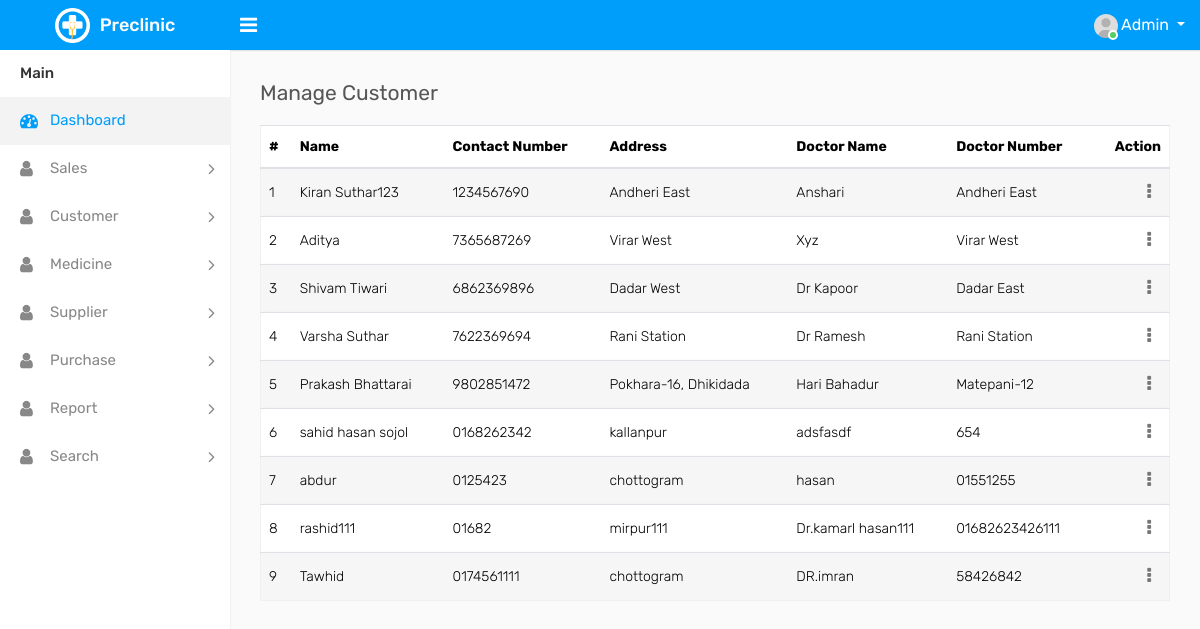
/manage_customer.php (signed in), run on an earlier commit of the app's database.
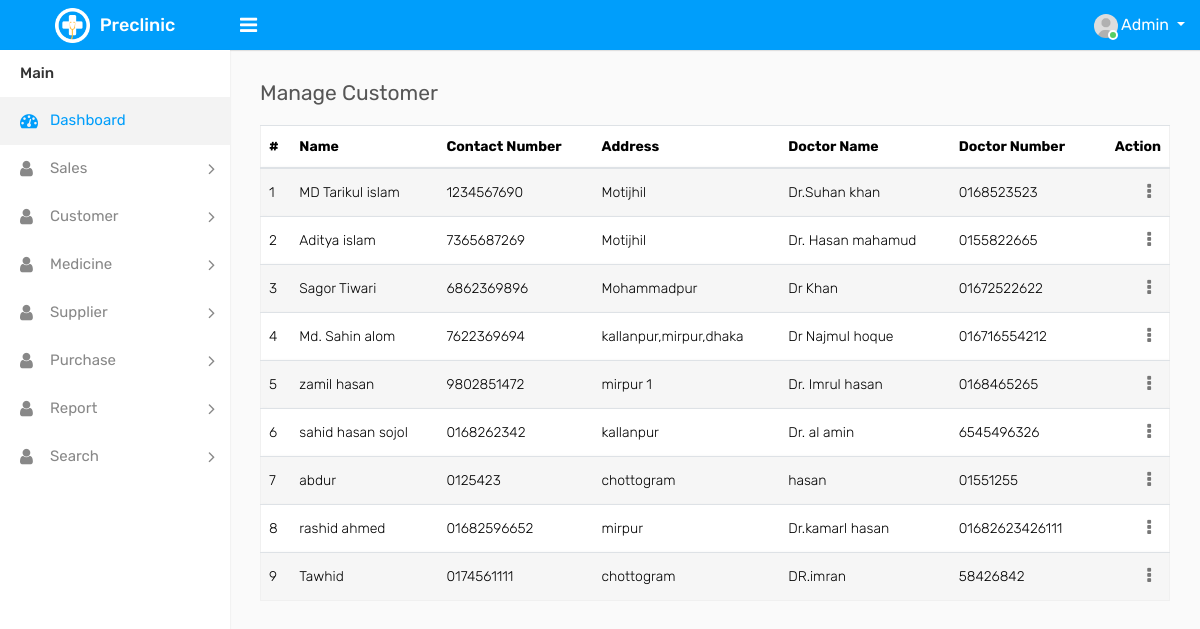
And on a later commit of the database.
### tables this page shows
CREATE TABLE `customers` (
  `ID` int(11) NOT NULL,
  `NAME` varchar(20) NOT NULL,
  `CONTACT_NUMBER` varchar(100) NOT NULL,
  `ADDRESS` varchar(100) NOT NULL,
  `DOCTOR_NAME` varchar(20) NOT NULL,
  `DOCTOR_NUMBER` varchar(100) NOT NULL
);

### manage_customer.php (the view, shortened to what this page needs)
<?php
include('include/db_conn.php');
include('include/header.php');
include('include/sidebar.php');
?>
<div class="page-wrapper">
    <div class="content">
        <div class="row">
            <div class="col-sm-12">
                <h4 class="page-title">Manage Customer</h4>
            </div>
        </div>
        <div class="row">
            <div class="col-md-12">
                <div class="table-responsive">
                    <table class="table table-striped custom-table mb-0 datatable">
                        <thead>
                            <tr>
                                <th>#</th>
                                <th>Name</th>
                                <th>Contact Number</th>
                                <th>Address</th>
                                <th>Doctor Name</th>
                                <th>Doctor Number</th>
                                <th class="text-right">Action</th>
                            </tr>
                        </thead>
                        <tbody>
                            <?php
                            $i = 1;
                                $sql = "select * from customers";
                                $table = mysqli_query($conn, $sql);
                                while($row = mysqli_fetch_assoc($table)){
                            ?>
                            <tr>
                                <td><?php echo $i++; ?></td>
                                <td><?php echo $row['NAME']; ?></td>
                                <td><?php echo $row['CONTACT_NUMBER']; ?></td>
                                <td><?php echo $row['ADDRESS']; ?></td>
                                <td><?php echo $row['DOCTOR_NAME']; ?></td>
                                <td><?php echo $row['DOCTOR_NUMBER']; ?></td>
                                <td class="text-right">
                                    <div class="dropdown dropdown-action">
                                        <a href="#" class="action-icon dropdown-toggle" data-toggle="dropdown" aria-expanded="false"><i class="fa fa-ellipsis-v"></i></a>
                                    </div>
                                </td>
                            </tr>
                            <?php } ?>
                        </tbody>
                    </table>
                </div>
            </div>
        </div>
    </div>
</div>
</div>
</body>
</html>

### include/header.php (shortened to what this page needs)
<!DOCTYPE html>
<html lang="en">
<head>
    <link rel="stylesheet" type="text/css" href="assets/css/bootstrap.min.css">
    <link rel="stylesheet" type="text/css" href="assets/css/font-awesome.min.css">
    <link rel="stylesheet" type="text/css" href="assets/css/style.css">
</head>
<body>
    <div class="main-wrapper">
        <div class="header">
			<div class="header-left">
				<a href="index.html" class="logo">
					<img src="assets/img/logo.png" width="35" height="35" alt=""> <span>Preclinic</span>
				</a>
			</div>
			<a id="toggle_btn" href="javascript:void(0);"><i class="fa fa-bars"></i></a>
            <ul class="nav user-menu float-right">
                <li class="nav-item dropdown has-arrow">
                    <a href="#" class="dropdown-toggle nav-link user-link" data-toggle="dropdown">
                        <span class="user-img">
							<img class="rounded-circle" src="assets/img/user.jpg" width="24" alt="Admin">
							<span class="status online"></span>
						</span>
						<span>Admin</span>
                    </a>
                </li>
            </ul>
        </div>

### include/sidebar.php (shortened to what this page needs)
<div class="sidebar" id="sidebar">
            <div class="sidebar-inner slimscroll">
                <div id="sidebar-menu" class="sidebar-menu">
                    <ul>
                        <li class="menu-title">Main</li>
                        <li class="active">
                            <a href="index.php"><i class="fa fa-dashboard"></i> <span>Dashboard</span></a>
                        </li>
                        <li class="submenu">
							<a href="#"><i class="fa fa-user"></i> <span> Sales </span> <span class="menu-arrow"></span></a>
						</li>
                        <li class="submenu">
							<a href="#"><i class="fa fa-user"></i> <span> Customer </span> <span class="menu-arrow"></span></a>
						</li>
                        <li class="submenu">
							<a href="#"><i class="fa fa-user"></i> <span> Medicine </span> <span class="menu-arrow"></span></a>
						</li>
                        <li class="submenu">
							<a href="#"><i class="fa fa-user"></i> <span> Supplier </span> <span class="menu-arrow"></span></a>
						</li>
                        <li class="submenu">
							<a href="#"><i class="fa fa-user"></i> <span> Purchase </span> <span class="menu-arrow"></span></a>
						</li>
                        <li class="submenu">
							<a href="#"><i class="fa fa-user"></i> <span> Report </span> <span class="menu-arrow"></span></a>
						</li>
						<li class="submenu">
							<a href="#"><i class="fa fa-user"></i> <span> Search </span> <span class="menu-arrow"></span></a>
						</li>
                    </ul>
                </div>
            </div>
        </div>

What changed in the data, as far as the page shows it:
changed customers: NAME "Kiran Suthar123" → "MD Tarikul islam"; ADDRESS "Andheri East" → "Motijhil"; DOCTOR_NAME "Anshari" → "Dr.Suhan khan"; DOCTOR_NUMBER "Andheri East" → "0168523523"
changed customers: NAME "Aditya" → "Aditya islam"; ADDRESS "Virar West" → "Motijhil"; DOCTOR_NAME "Xyz" → "Dr. Hasan mahamud"; DOCTOR_NUMBER "Virar West" → "0155822665"
changed customers: NAME "Shivam Tiwari" → "Sagor Tiwari"; ADDRESS "Dadar West" → "Mohammadpur"; DOCTOR_NAME "Dr Kapoor" → "Dr Khan"; DOCTOR_NUMBER "Dadar East" → "01672522622"
changed customers: NAME "Varsha Suthar" → "Md. Sahin alom"; ADDRESS "Rani Station" → "kallanpur,mirpur,dhaka"; DOCTOR_NAME "Dr Ramesh" → "Dr Najmul hoque"; DOCTOR_NUMBER "Rani Station" → "016716554212"
changed customers: NAME "Prakash Bhattarai" → "zamil hasan"; ADDRESS "Pokhara-16, Dhikidada" → "mirpur 1"; DOCTOR_NAME "Hari Bahadur" → "Dr. Imrul hasan"; DOCTOR_NUMBER "Matepani-12" → "0168465265"
changed customers "sahid hasan sojol": DOCTOR_NAME "adsfasdf" → "Dr. al amin"; DOCTOR_NUMBER "654" → "6545496326"
changed customers: NAME "rashid111" → "rashid ahmed"; CONTACT_NUMBER "01682" → "01682596652"; ADDRESS "mirpur111" → "mirpur"; DOCTOR_NAME "Dr.kamarl hasan111" → "Dr.kamarl hasan"
